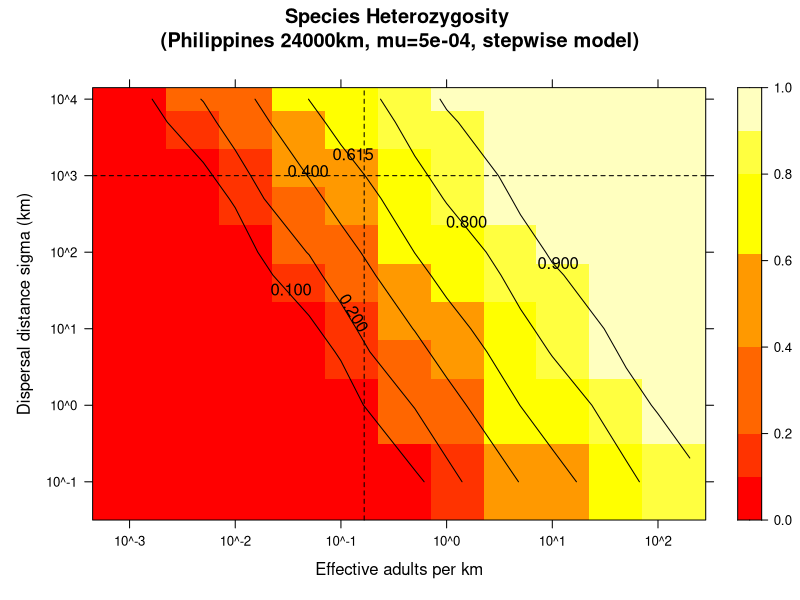
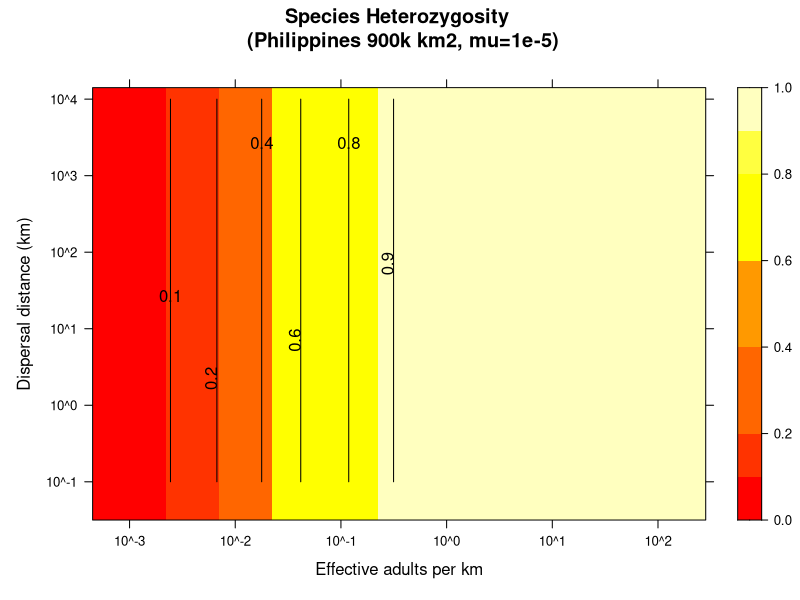
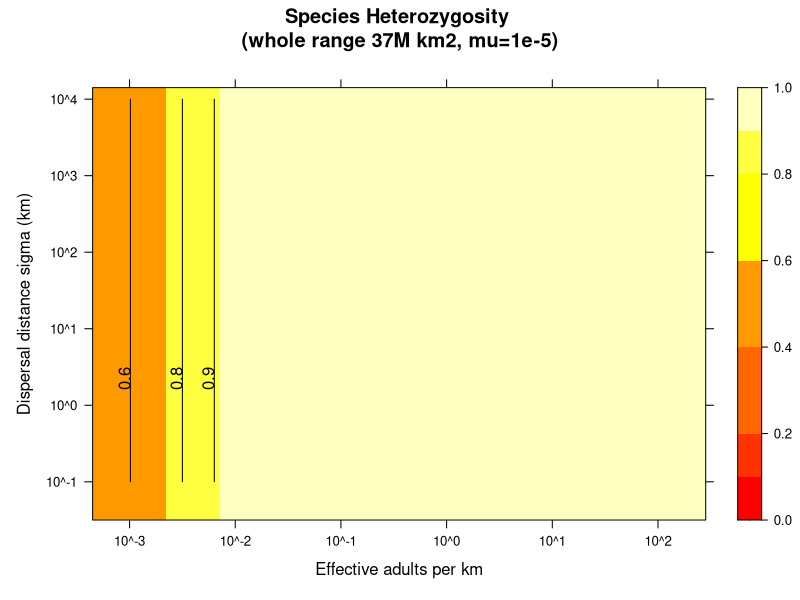
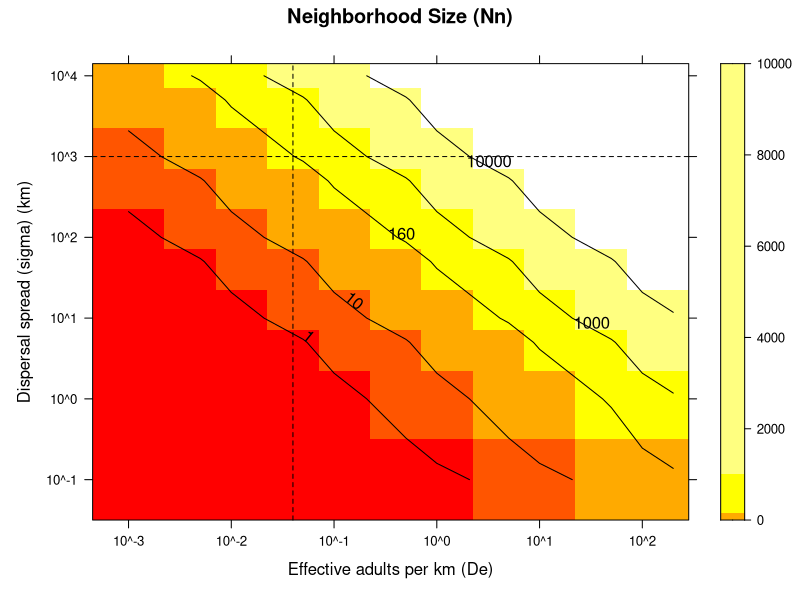
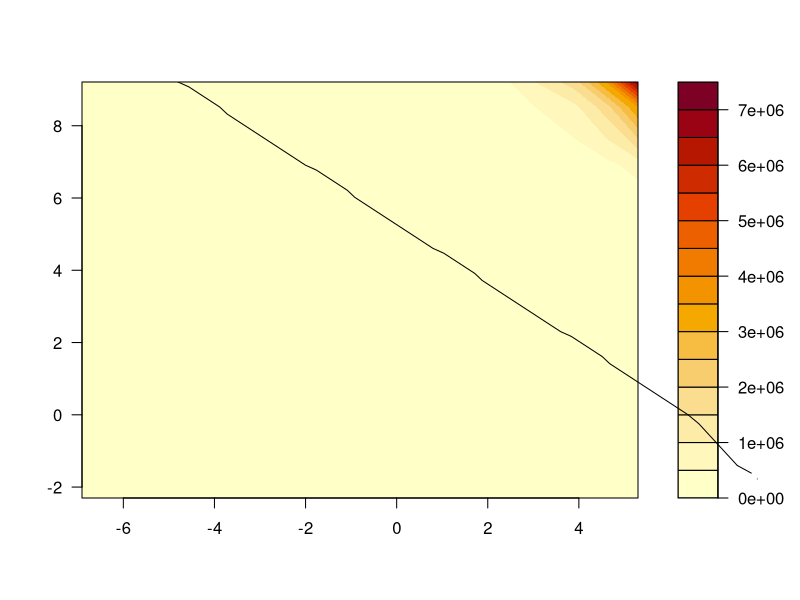
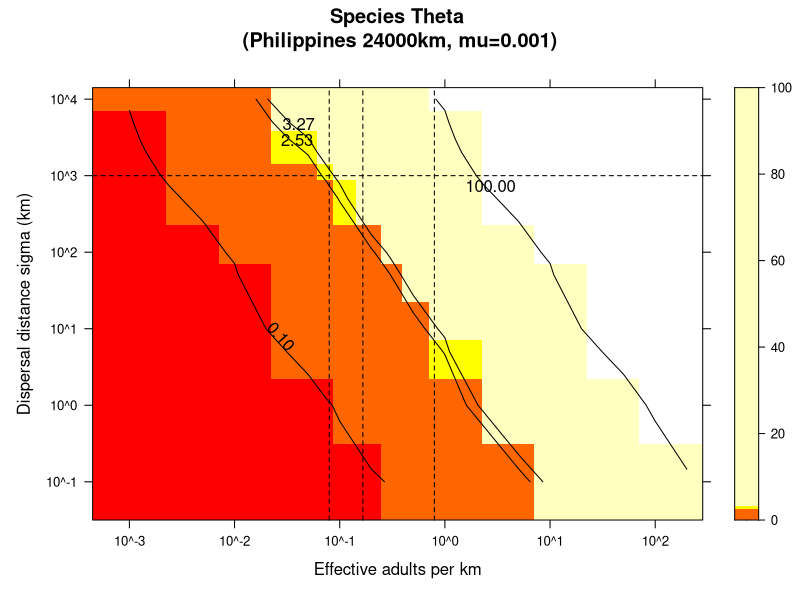
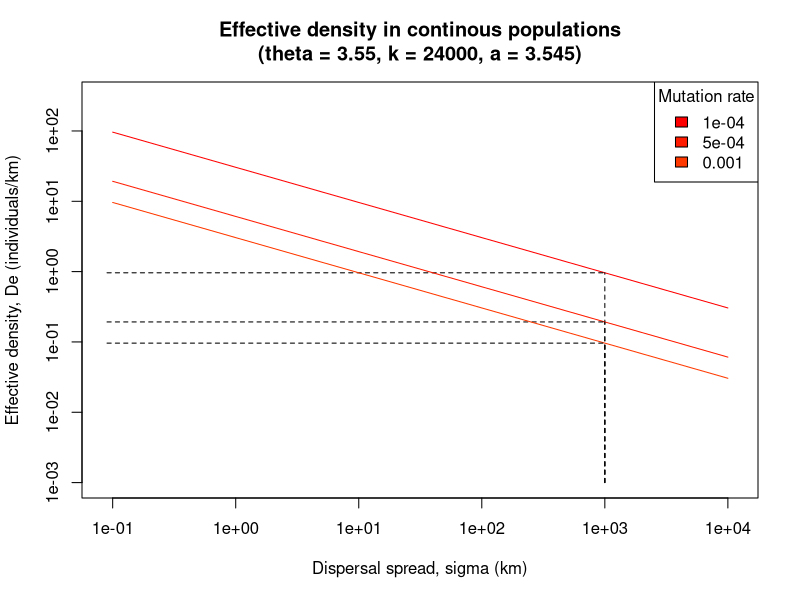

These figures' R source, in order:
setwd("/Users/mpinsky/Documents/Stanford/Philippines/2008/Genotyping/Analysis/090313/")




#########################################################################
### Contour plots of Species-wide He that are prettier: use linear model
## Now use stepwise-mutation model
library(lattice)

dens = c(0.001, 0.005, 0.01, 0.05, 0.1, 0.5, 1, 5, 10, 50, 100, 200)
sigma = c(.1, 1, 5, 10, 50, 100, 500, 1000, 5000, 10000)

#dens = c(.1, 1, 2, 10, 20, 33.33333333, 100, 200)
#sigma = c(0.28, 0.85, 1.41, 2.82, 14.1, 28.21, 282.09)


# For the Philippines (15k km)
#km = 15000
km = 24000 # kms of reef, from ReefBase GIS
#km = 36000 # CIA World Factbook
#km = 150000 # whole range in SE Asia, from Reefbase GIS
#mu = 1e-5
#mu = 1e-4
mu = 5e-4

he = data.frame(dens=rep(dens, length(sigma)), sigma = rep(sigma,rep(length(dens), length(sigma))))
he$L = he$sigma*3.545 # Neighborhood length (Gaussian kernel)
#he$L = he$sigma*1.461 # Neighborhood length (n = 1/2 in Bateman leptokurtic kernel)
he$S = km/he$L  # Number of neighborhoods
he$Nn = he$dens*he$L # Neighborhood Ne
he$Ns = sqrt(he$S)*he$Nn # spp Ne
#he$thetaS = 4*he$Ns*mu 
#he$He.s = he$thetaS/(1+he$thetaS) # infinite-alleles model
he$He.s = 1-1/sqrt(8*he$Ns*mu+1) # stepwise model

contourplot(He.s ~ dens+sigma, data=he, region=TRUE, contour=TRUE, at = c(0,0.1, 0.2, 0.4, 0.615, 0.8, 0.9, 1), col.regions = heat.colors(8), scales=list(log = 10), xlab="Effective adults per km", ylab = "Dispersal distance sigma (km)", main = paste("Species Heterozygosity \n(Philippines ",  km, "km, mu=", mu, ", stepwise model)",sep=""), panel = function(...){ 
	panel.contourplot(...)
	panel.abline(3,0, lty=2)
	panel.abline(v = -0.78, lty=2) # for km=24000 and mu = 5e-4
})

10^(-0.78)





###################################################
### Contour plots of Species-wide He: use 2D model
dens = c(0.001, 0.005, 0.01, 0.05, 0.1, 0.5, 1, 5, 10, 50, 100, 200)
sigma = c(.1, 1, 5, 10, 50, 100, 500, 1000, 5000, 10000)

#dens = c(.1, 1, 2, 10, 20, 33.33333333, 100, 200)
#sigma = c(0.28, 0.85, 1.41, 2.82, 14.1, 28.21, 282.09)

km = 900000 # km2 for Phils
mu = 1e-5

he = data.frame(dens=rep(dens, length(sigma)), sigma = rep(sigma,rep(length(dens), length(sigma))))
he$L = he$sigma^2*pi*4 # Neighborhood area p.303 in Wright 1969
he$S = km/he$L  # Number of neighborhoods
he$Nn = he$dens*he$L # Neighborhood Ne
he$Ns =he$S*he$Nn # spp Ne, p299 in Wright 1969
he$thetaS = 4*he$Ns*mu
he$He.s = he$thetaS/(1+he$thetaS)

contourplot(He.s ~ dens+sigma, data=he, region=TRUE, contour=TRUE, at = c(0,0.1, 0.2, 0.4, 0.6, 0.8, 0.9, 1), col.regions = heat.colors(8), scales=list(log = 10), xlab="Effective adults per km", ylab = "Dispersal distance (km)", main = "Species Heterozygosity \n (Philippines 900k km2, mu=1e-5)", panel = function(...){ 
	panel.contourplot(...)
	#panel.abline(3,0, lty=2)
	#panel.abline(v = .25, lty=2)
})


# For the whole range 37000000 km2
km = 37000000
mu = 1e-5

he = data.frame(dens=rep(dens, length(sigma)), sigma = rep(sigma,rep(length(dens), length(sigma))))
he$L = he$sigma^2*pi*4 # Neighborhood area p.303 in Wright 1969
he$S = km/he$L  # Number of neighborhoods
he$Nn = he$dens*he$L # Neighborhood Ne
he$Ns =he$S*he$Nn # spp Ne, p299 in Wright 1969
he$thetaS = 4*he$Ns*mu
he$He.s = he$thetaS/(1+he$thetaS)

contourplot(He.s ~ dens+sigma, data=he, region=TRUE, contour=TRUE, at = c(0,0.1, 0.2, 0.4, 0.6, 0.8, 0.9, 1), col.regions = heat.colors(8), scales=list(log = 10), xlab="Effective adults per km", ylab = "Dispersal distance sigma (km)", main = "Species Heterozygosity \n(whole range 37M km2, mu=1e-5)", panel = function(...){ 
	panel.contourplot(...)
	#panel.abline(3,0, lty=2)
	#panel.abline(v = .7, lty=2)
	#panel.abline(log10(300),0, lty=2)
	#panel.abline(v = -0.0, lty=2)
})





#########################################################################
### Contour plots of Neighborhood size (Nn)
library(lattice)

dens = c(0.001, 0.005, 0.01, 0.05, 0.1, 0.5, 1, 5, 10, 50, 100, 200)
sigma = c(.1, 1, 5, 10, 50, 100, 500, 1000, 5000, 10000)

#dens = c(.1, 1, 2, 10, 20, 33.33333333, 100, 200)
#sigma = c(0.28, 0.85, 1.41, 2.82, 14.1, 28.21, 282.09)

he = data.frame(dens=rep(dens, length(sigma)), sigma = rep(sigma,rep(length(dens), length(sigma))))
# can probably use expand.grid() in the above line
he$L = he$sigma*3.545 # Neighborhood length
he$Nn = he$dens*he$L # Neighborhood Ne

contourplot(Nn ~ dens+sigma, data=he, region=TRUE, contour=TRUE, at = c(0,1,10,160,1000,10000), col.regions = heat.colors(5), scales=list(log = 10), xlab="Effective adults per km (De)", ylab = "Dispersal spread (sigma) (km)", main = "Neighborhood Size (Nn)", panel = function(...){ 
	panel.contourplot(...)
	panel.abline(3,0, lty=2)
	panel.abline(v = -1.4, lty=2)
})

10^-1.4


# a different version, not using lattice (doesn't work well)
dens2 = dens
for(i in 2:length(sigma)){
	dens2 = rbind(dens2, dens)	
}
sigma2 = sigma
for(i in 2:length(dens)){
	sigma2 = cbind(sigma2, sigma)	
}
dim(sigma2)
dim(dens2)
Nn = matrix(nrow=length(sigma), ncol = length(dens))
Nn = dens2 * sigma * 3.545
Nn = t(Nn)

filled.contour(log(dens), log(sigma), Nn)
contour(log(dens), log(sigma), Nn, levels=160, add=TRUE)



#########################################################################
### Contour plots of Species-wide THETA that are prettier: use linear (1D) model
library(lattice)

dens = c(0.001, 0.005, 0.01, 0.05, 0.075,  0.1, 0.2, 0.3, 0.5, 1, 5, 10, 50, 100, 200)
sigma = c(.1, 1, 5, 10, 50, 100, 500, 750, 1000, 2000, 3000, 5000, 10000)

#dens = c(.1, 1, 2, 10, 20, 33.33333333, 100, 200)
#sigma = c(0.28, 0.85, 1.41, 2.82, 14.1, 28.21, 282.09)


# For the Philippines (15k km)
#km = 15000
km = 24000 # kms of reef, from ReefBase GIS
#km = 36000 # CIA World Factbook
#km = 150000 # whole range in SE Asia, from Reefbase GIS
#mu = 1e-5
#mu = 1e-4
mu = 1e-4
mu = 5e-4
mu = 10e-4

he = data.frame(dens=rep(dens, length(sigma)), sigma = rep(sigma,rep(length(dens), length(sigma))))
he$L = he$sigma*3.545 # Neighborhood length (Gaussian kernel)
#he$L = he$sigma*1.461 # Neighborhood length (n = 1/2 in Bateman leptokurtic kernel)
he$S = km/he$L  # Number of neighborhoods
he$Nn = he$dens*he$L # Neighborhood Ne
he$Ns = sqrt(he$S)*he$Nn # spp Ne
he$thetaS = 4*he$Ns*mu 

contourplot(thetaS ~ dens+sigma, data=he, region=TRUE, contour=TRUE, at = c(0,0.1,2.53,3.27,100), col.regions = heat.colors(8), scales=list(log = 10), xlab="Effective adults per km", ylab = "Dispersal distance sigma (km)", main = paste("Species Theta \n(Philippines ",  km, "km, mu=", mu, ")",sep=""), panel = function(...){ 
	panel.contourplot(...)
	panel.abline(3,0, lty=2)
	panel.abline(v = -0.1, lty=2) # for km=24000 and mu = 5e-4
	panel.abline(v = -0.78, lty=2) # for km=24000 and mu = 5e-4
	panel.abline(v = -1.1, lty=2) # for km=24000 and mu = 10e-4
})

10^(-0.1)
10^(-0.78)
10^(-1.1)


#######################################################
## Plot De as function of sigma for a given theta and various mus

sigma = c(.1, 1, 5, 10, 50, 100, 500, 750, 1000, 2000, 3000, 5000, 10000)

k = 24000 # kms of reef in Phils, from Reefbase GIS
mu = c(1e-4, 5e-4, 1e-3) # possible mutation rates
#mu = c(1e-6, 1e-4, 5e-4, 1e-3, 1e-2) # possible mutation rates
#theta = 3 # observed theta
theta = 3.55 # observed theta 5/31/09 (missing 24,25,27)
a = 3.545 # Gaussian dispersal

sigmamax = 1000 # max sigma to consider
ymin = 0.001

if(!(sigmamax %in% sigma)){
	print("You didn't include sigmamax in sigma!!")
}

quartz(width=6, height=6)
col = heat.colors(length(sigma))
plot(.00001,.00001, ylim=c(ymin, 300), xlim=c(0.9*min(sigma), 1.1*max(sigma)), log="xy", ylab = "Effective density, De (individuals/km)", xlab = "Dispersal spread, sigma (km)", main=paste("Effective density in continous populations\n(theta = ", theta, ", k = ", k, ", a = ", a, ")", sep=""))
for(i in 1:length(mu)){
	De = theta/(4*mu[i]*sqrt(a*sigma*k))
	lines(sigma, De, col=col[i])
	Decrit = De[sigma==sigmamax]
	lines(x = c(sigmamax, sigmamax), y = c(ymin, Decrit), lty = 2, col="black")
	lines(x=c(0.9*min(sigma), 1000), y = c(Decrit, Decrit), lty=2)
	print(paste("mu = ", mu[i], ", Decrit = ", Decrit, sep=""))
}

legend("topright", legend = mu, fill=col, title="Mutation rate")
